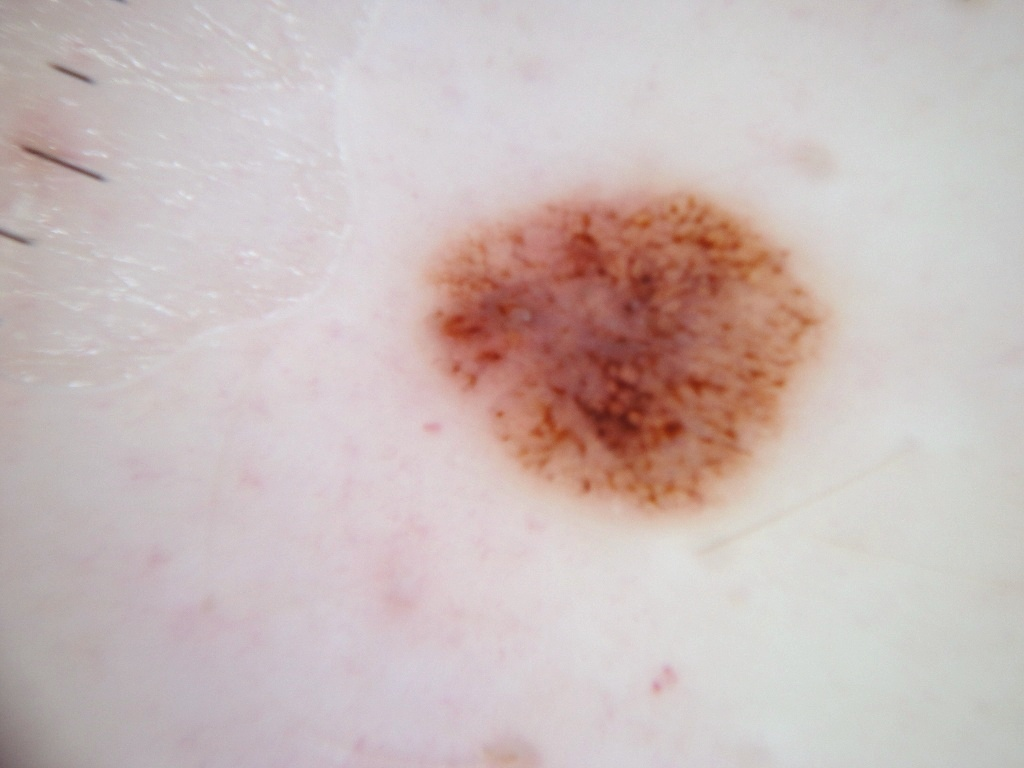
#> input picture Assignments/ML/train_images/SL_001.jpg, 1024 x 768 px; its folder holds 6 pictures in this run
$ jupyter execute SVM_RF_Gabor_2.ipynb
#> lines starting #> are read from the running program, lines starting #| are printed output that depends on the picture
[cell 1]
import numpy as np
import cv2
import pandas as pd

import pickle
from matplotlib import pyplot as pyplot
import os

from skimage.filters import roberts,sobel,scharr, prewitt
from scipy import ndimage as nd

[cell 2]
def loadImage(img_name):

#> called with img_name = 'SL_001.jpg'
    img_path = "train_images/" + img_name
    input_img=cv2.imread(img_path,0)
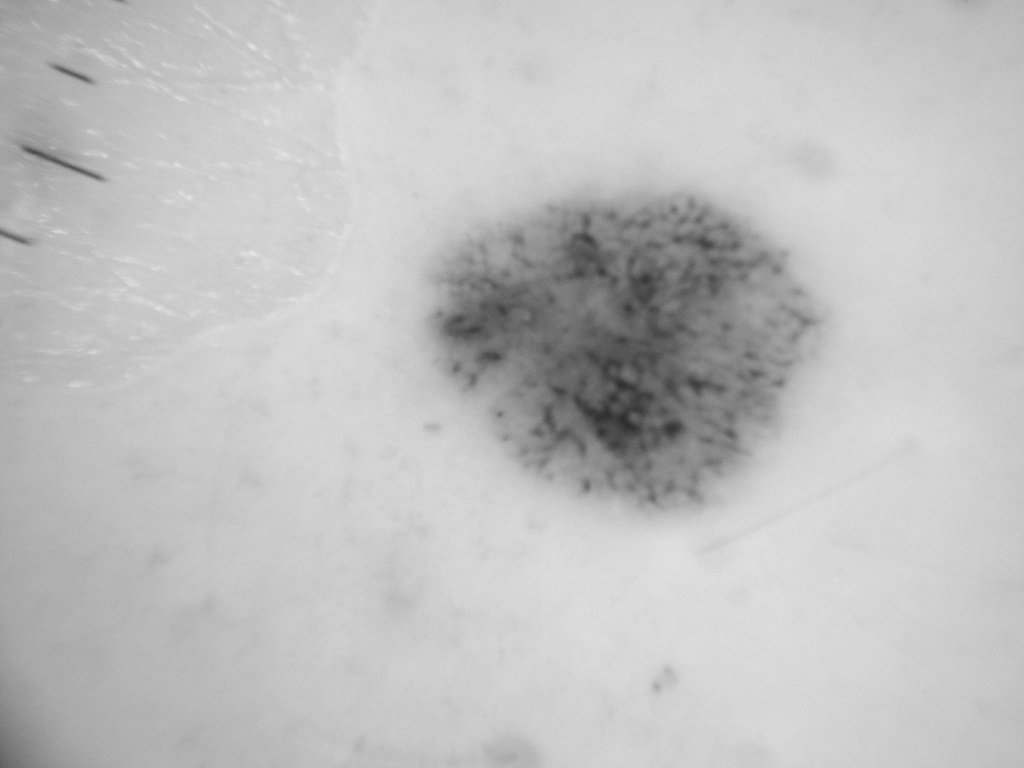
#> input_img: shape (768, 1024); min 46, max 232, mean 192
    temp_df = pd.DataFrame(columns=["Image_Name","Pixel_Values"])

    #input_img=cv2.resize(input_img, (1050, 800))

    #Check if the image is RGB or grey and convert to grey if they are RGB
    #if input_img.ndim==3 and input_img.shape[-1]==3:
    #    img=cv2.cvtColor(input_img,cv2.COLOR_RGB2GRAY)
    #elif input_img.dim==2:
    #    img=input_img
    #else:
    #    raise Exception("Only work with RGB and grayscale images")

    ###################################################################################################################################
    # Add data into the dataframe
    # The first feature is the pixel values

    pixel_values=input_img.reshape(-1)
    temp_df["Pixel_Values"] = pixel_values
    temp_df["Image_Name"] = [img_name]* len(temp_df)

    return temp_df

[cell 3]
image_dataset=pd.DataFrame(columns=["Image_Name","Pixel_Values"])

[cell 4]
image_dataset = pd.concat([image_dataset,loadImage("SL_001.jpg")],ignore_index=True)

[cell 5]
image_dataset

[cell 6]
image_dataset = pd.concat([image_dataset,loadImage("SL_002.jpg")],ignore_index=True)
#> call 2 of loadImage, with img_name = 'SL_002.jpg'
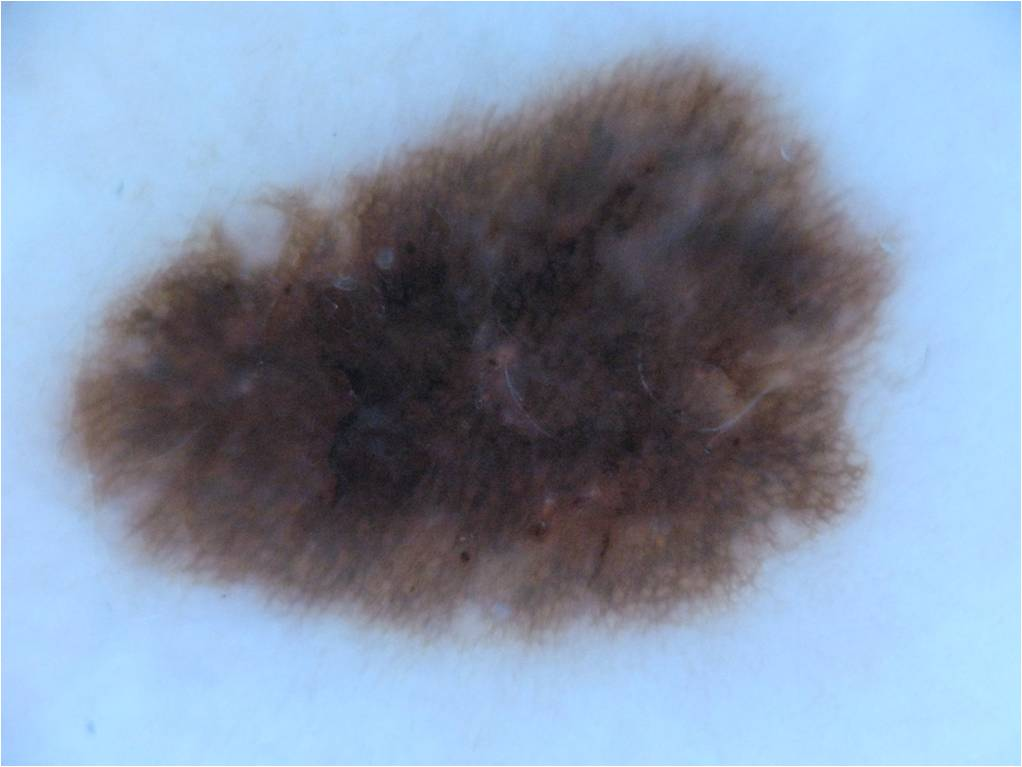
#> input picture Assignments/ML/train_images/SL_002.jpg, 1022 x 767 px
#> in loadImage (call 2), `input_img=cv2.imread(img_path,0)`:
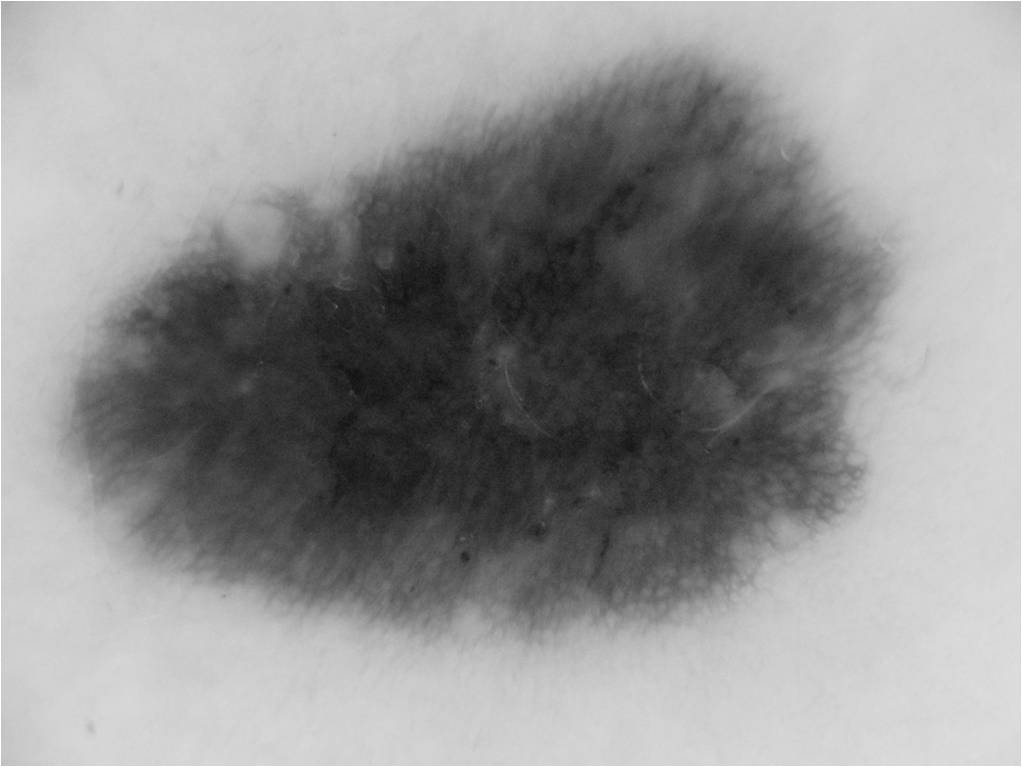
#> input_img: shape (767, 1022); min 17, max 255, mean 146

[cell 7]
image_dataset

[cell 8]
img_path = "train_images/"
image_dataset=pd.DataFrame(columns=["Image_Name","Pixel_Values"])
for img_name in sorted(os.listdir(img_path)):
    #print(img_name)
    image_dataset = pd.concat([image_dataset,loadImage(img_name)],ignore_index=True)
#> pass 3 of the loop `for img_name in sorted(os.listdir(img_path)):`:
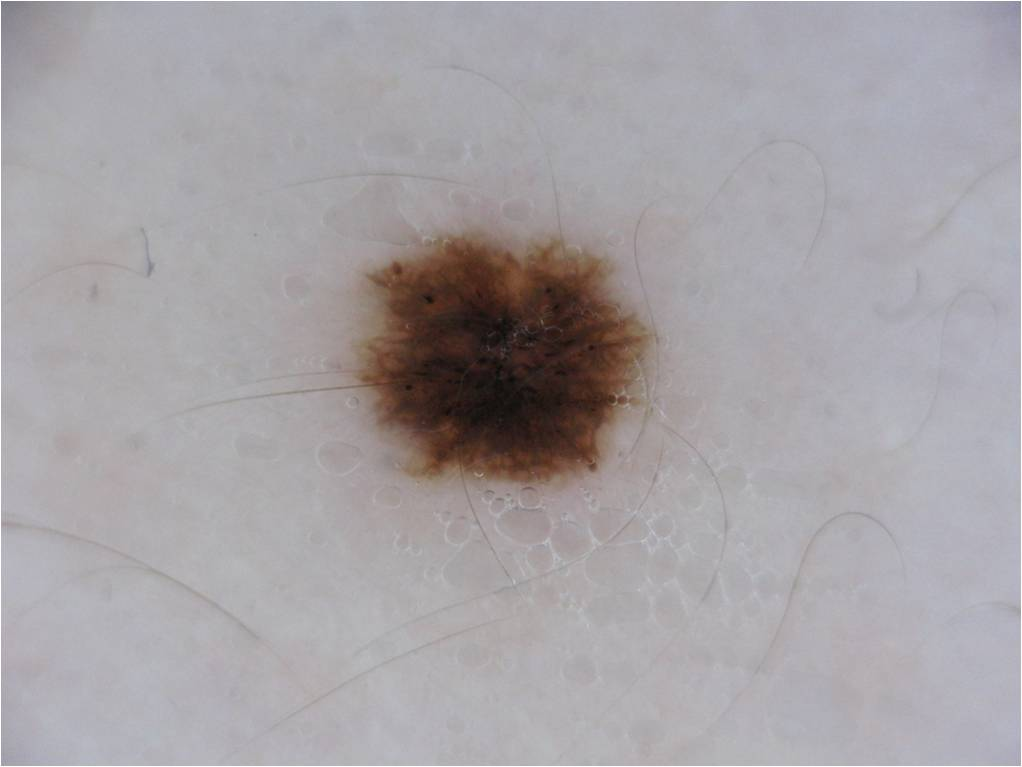
#> input picture Assignments/ML/train_images/SL_003.jpg, 1022 x 767 px
#> in loadImage (call 5), `input_img=cv2.imread(img_path,0)`:
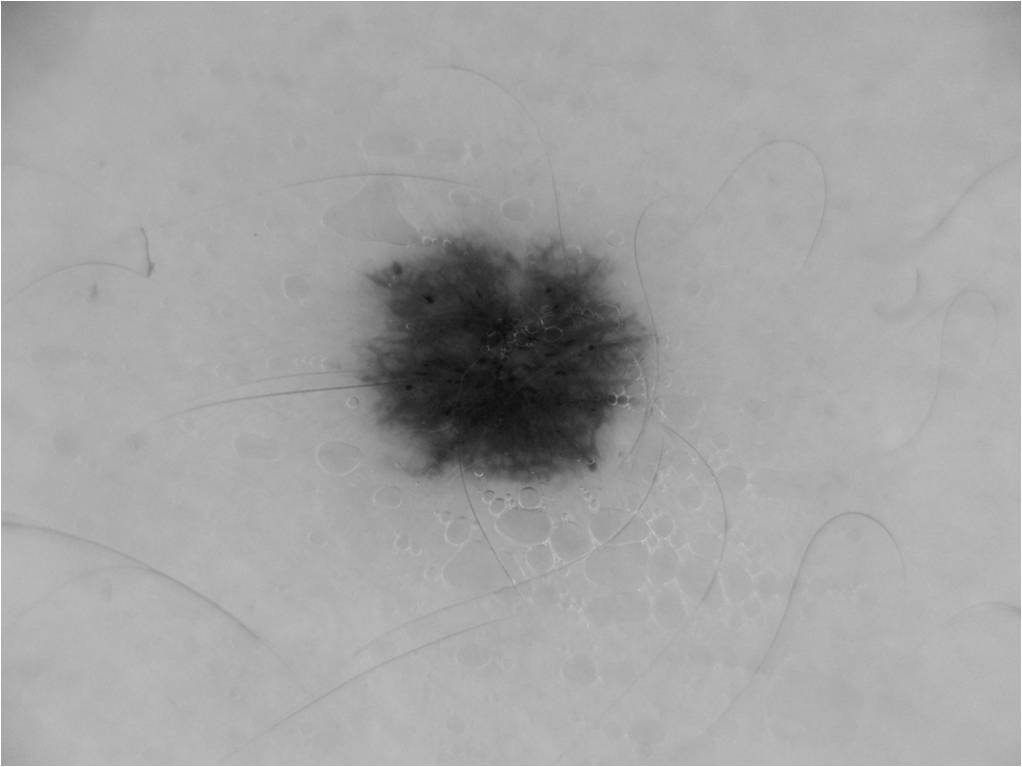
#> input_img: shape (767, 1022); min 11, max 255, mean 163.8
#> the loop made 6 passes; the first 3 are shown
